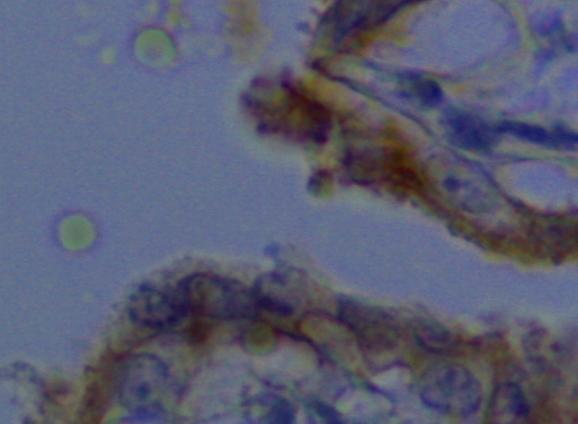
#> input picture tests/DAB_Training_Input/Train_A.tiff, 578 x 424 px
$ python -i filters.py   (imports and definitions only)
#> lines starting #> are read from the running program, lines starting #| are printed output that depends on the picture
#> further down, picture is the input picture: shape (424, 578, 3); mean B, G, R 114.8, 93.3, 90.3
### Stainalyzer/utils.py

"""
Utilities
"""

############################################################################################################
### Import
############################################################################################################

import io
import os
import cv2
import colour
import tempfile
import numpy as np
from PIL import Image, ImageCms
import matplotlib.pyplot as plt
from skimage.segmentation import find_boundaries
from scipy.ndimage import gaussian_filter1d

############################################################################################################
### Classes
############################################################################################################

class ColorName:
    """
    A class to store and provide color names.

    TODO

    Attributes:
        TODO
    """

    # [129 lines left out: functions __init__, load_hexadecimal_to_name, closest_color_name, calculate_color_distance, color_names, color_names, not called in this run]

class PlottingUtils:
    """
    A utility class for centralized management of plotting and saving images with standardized sRGB profiles.

    This class provides tools for working with images, including managing color profiles
    (e.g., sRGB) and standardizing plotting-related operations.
    This class supports saving images as TIFFs with proper ICC profiles and handling common visualization tasks.
    """

    def __init__(self, srgb_profile=None):
        """
        Initialize the PlottingUtils class.

        Parameters:
            srgb_profile (object, optional): A color profile for image processing.
                                             Defaults to an sRGB profile if not provided.
        """
        if srgb_profile is None:
            self.srgb_profile = ImageCms.createProfile("sRGB")
        else:
            self.srgb_profile = srgb_profile

    # [9 lines left out: function srgb_profile, not called in this run]

    @srgb_profile.setter
    def srgb_profile(self, profile):
        """
        Set the sRGB profile.

        Parameters:
            profile (object): The new sRGB profile to use.

        Raises:
            TypeError: If the provided profile is not a valid ICC profile object.
        """
        if not isinstance(profile, ImageCms.core.CmsProfile):
            raise TypeError("The srgb_profile must be a valid ICC profile object.")
        self._srgb_profile = profile

    # [273 lines left out: functions save_as_tiff, save_picture, save_picture_labels, save_plot, histogram, not called in this run]

class ColorConverter:
    """
    Color Converter
    """

    # [307 lines left out: functions normalize, count_non_masked_pixels, count_color_pixels, opencv_to_real_lab, real_to_opencv_lab, convert_rgb_to_hsv and 6 more, not called in this run]

class TripleInterval:
    """
    Represents a modifiable 3D interval where intervals can be added, removed, and split dynamically.
    """

    # [121 lines left out: functions __init__, contains, remove_interval, add_interval, _merge_intervals, __eq__ and 1 more, not called in this run]

### Stainalyzer/filters.py

"""
filters


"""

############################################################################################################
### Import
############################################################################################################

import io
import os
import cv2
import numpy as np
from sympy import Interval
from PIL import Image, ImageCms

from .utils import PlottingUtils, TripleInterval

############################################################################################################
### Classes
############################################################################################################

class DABFilters:
    """
    A class for applying various filters and transformations to an image, specifically for analyzing DAB-stained images.

    Parameters
    ----------
    image : np.ndarray
        The input image, typically read using OpenCV.
    mode : str, optional
        The color mode of the input image. Default is 'HSV'. Accepted values: 'HSV', 'BGR', 'RGB'.

    Attributes
    ----------
    image : np.ndarray
        The input image.
    mode : str
        The color mode of the input image.
    hsv_image : np.ndarray
        The image converted to HSV mode (if applicable).
    """

    def __init__(self):
        self.plotting_utils = PlottingUtils()

    # [214 lines left out: functions gamma_histogram_analysis, gamma_correction, alpha_histogram_analysis, alpha_correction, compress_sv, not called in this run]

    def blur_sv(self, image, mode="HSV", kernel_size: tuple = (5, 5), sigmaX: float = 0, sigmaY: float = 0) -> np.ndarray:
        """
        Blurs the S and V channels of the HSV image using Gaussian Blur.

        Parameters
        ----------
        kernel_size : tuple, optional
            Kernel size for Gaussian blur. Default is (5, 5).
        sigmaX : float, optional
            Standard deviation in the X direction for Gaussian blur. Default is 0.
        sigmaY : float, optional
            Standard deviation in the Y direction for Gaussian blur. Default is 0.

        Returns
        -------
        np.ndarray
            The resulting image in BGR format after blurring.

        Raises
        ------
        ValueError
            If the image mode is not HSV.
        """
#> called with mode = 'HSV', kernel_size = (5, 5), sigmaX = 0, sigmaY = 0
        if image is None:
            raise ValueError("Image is not in HSV mode. Cannot blur S and V channels.")

        # Remove H, S, V channels
        H, S, V = cv2.split(image)
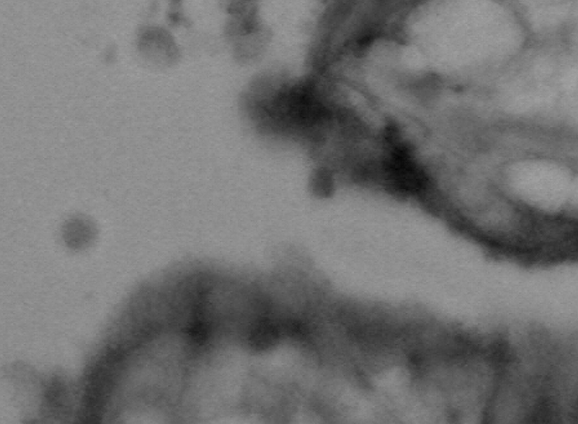
#> H: shape (424, 578); min 4, max 163, mean 114.8
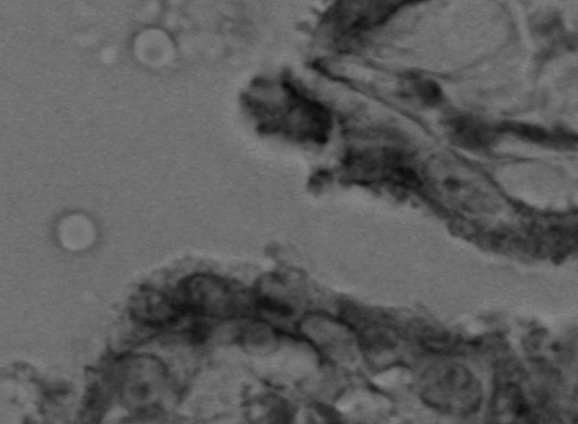
#> S: shape (424, 578); min 7, max 141, mean 93.3
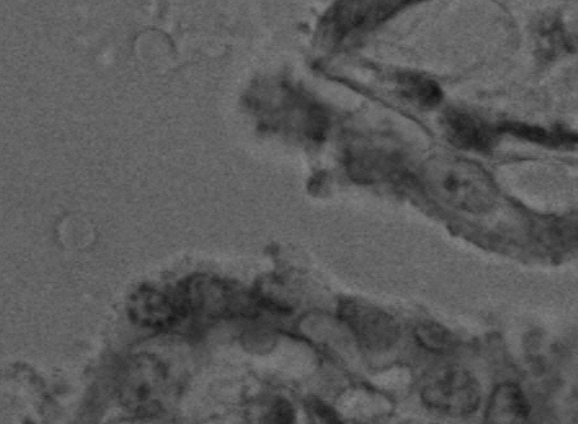
#> V: shape (424, 578); min 17, max 133, mean 90.3

        # Convert S and V channels to float32 for better precision during blurring
        S_blurred = cv2.GaussianBlur(S.astype(np.float32), kernel_size, sigmaX).astype(np.uint8)
        V_blurred = cv2.GaussianBlur(V.astype(np.float32), kernel_size, sigmaY).astype(np.uint8)

        # Merge channels back and convert to BGR
        blurred_hsv = cv2.merge([H, S_blurred, V_blurred])
        return cv2.cvtColor(blurred_hsv, cv2.COLOR_HSV2BGR)
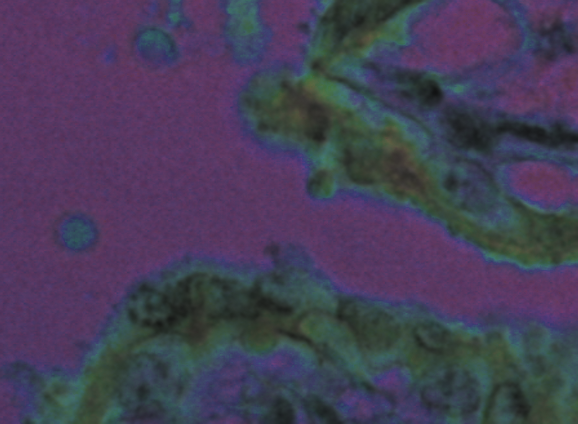
#> returned value: shape (424, 578, 3); mean B, G, R 87.1, 62.9, 70.4

    # [38 lines left out: function nld_sv, not called in this run]

    def __str__(self):
        return f"DABFilters()"

    def __repr__(self):
        return f"DABFilters()"

"""
    def apply_to_all_channels(self, image, mode="HSV", filter_function: callable, channel: int) -> np.ndarray:

        Applies a filter function to a specific channel (H/S/V or R/G/B).

        Parameters
        ----------
        filter_function : callable
            The function to apply to the selected channel.
        channel : int
            The channel to apply the filter to. For HSV: 0 = H, 1 = S, 2 = V.

        Returns
        -------
        np.ndarray
            The resulting image after applying the filter.

        Raises
        ------
        ValueError
            If the channel is invalid or the image mode does not match the filter.


        if image is None:
            raise ValueError("Image is not in HSV mode. Cannot apply filters to channels.")

        channels = cv2.split(image)
        if channel < 0 or channel >= len(channels):
            raise ValueError("Invalid channel index.")

        channels[channel] = filter_function(channels[channel])

        modified_hsv = cv2.merge(channels)
        return cv2.cvtColor(modified_hsv, cv2.COLOR_HSV2BGR)
 """

class Mask:
    """
    Class to manage image masking operations, including weighted scoring,
    masked image generation, and applying masks to other images.

    Attributes
    ----------
    name : str
        Name of the mask.
    weight_tuple : tuple of float
        A tuple of weights that sum to 1.0, indicating the contribution of masked pixels.
    mask : TripleInterval
        An interval defining the masked-in pixels.
    image : numpy.ndarray
        The input image in OpenCV format.
    background_pixels : tuple of int, optional
        The color representing background pixels, defaults to HSV white (0, 0, 255).
    """

    # [274 lines left out: functions __init__, get_name, set_mask, get_weight_tuple, set_weight_tuple, get_mask and 10 more, not called in this run]

>>> import cv2
>>> picture = cv2.imread('../tests/DAB_Training_Input/Train_A.tiff')
>>> result = DABFilters().blur_sv(picture)
